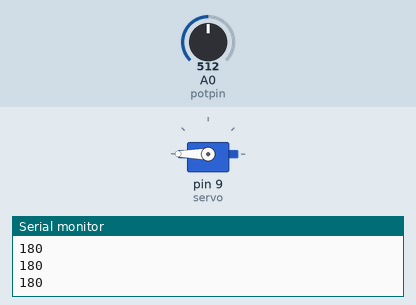
This sketch was run on a simulated Arduino Uno, built with avr-gcc and run on an emulated ATmega328P. Shown: servo, the last lines printed to the serial monitor. The test bench sets the inputs (shaded band); at power-on: A0 (potpin) = 512.

Above: at 1.2 s.
1.3 s: A0 (potpin) set to 306
At 2.1 s:
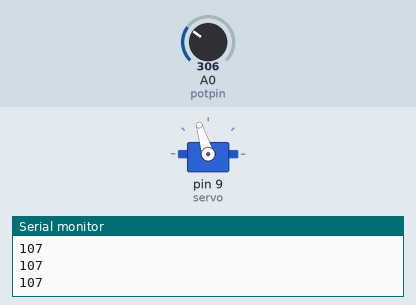
2.8 s: A0 (potpin) set to 122
At 4.0 s:
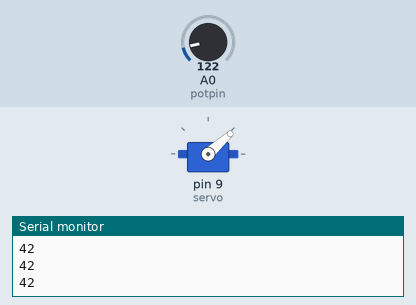
4.3 s: A0 (potpin) set to 0
At 5.5 s:
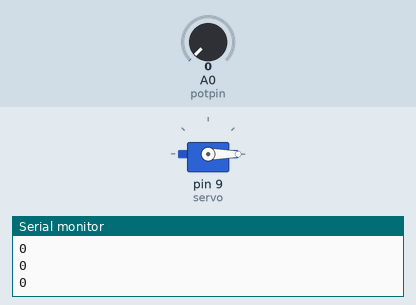
5.8 s: A0 (potpin) set to 511
At 6.7 s:
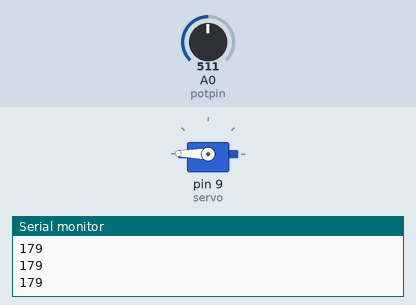
7.3 s: A0 (potpin) set to 716
At 7.6 s:
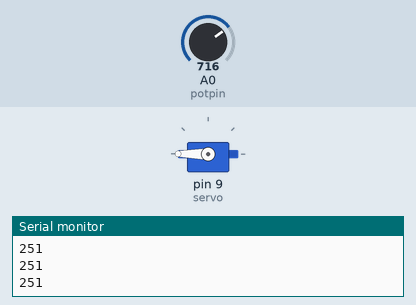
Timing chart, 0 to 9.8 s (numbered marks = the images above; inputs shaded):
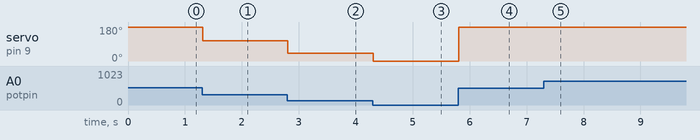

The sketch:

potent_servo.ino
```cpp
#include<Servo.h>

Servo servo;
int potpin=0;
int val;

void setup() {
  // put your setup code here, to run once:
  servo.attach(9);
  Serial.begin(9600);
}

void loop() {
  // put your main code here, to run repeatedly:
  val = analogRead(potpin);
  val =  map(val, 0, 1023, 0, 360);
  Serial.println(val);
  servo.write(val);
  delay(15);
}
```

Measured:
- after the input at 1.3 s, servo on pin 9 (servo): 180° → 107° at once
- after the input at 2.8 s, servo on pin 9 (servo): 107° → 42° at once
- after the input at 4.3 s, servo on pin 9 (servo): 42° → 0° at once
- after the input at 5.8 s, servo on pin 9 (servo): 0° → 179° at once
- after the input at 7.3 s, servo on pin 9 (servo): 179° → 180° at once
